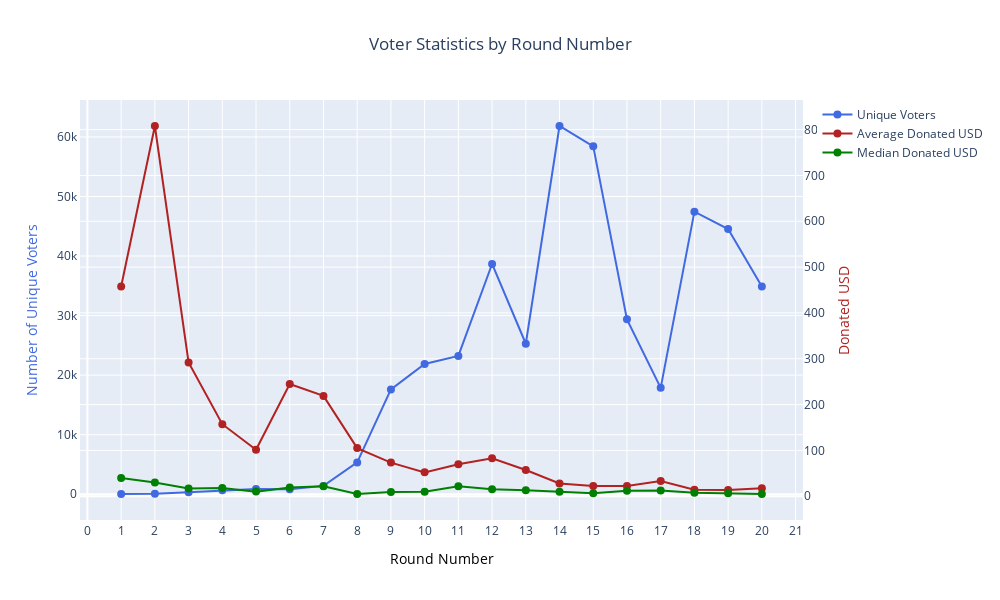

The code cell stored with this chart in its notebook:
### Code cell
import plotly.graph_objects as go

# Group by 'round_num' and calculate the required statistics
round_stats = all_voters.groupby('round_num').agg({
    'voter': 'nunique',
    'donated_usd': ['mean', 'median']
}).reset_index()

# Flatten the MultiIndex columns
round_stats.columns = ['round_num', 'unique_voters', 'average_donated_usd', 'median_donated_usd']

# Create a figure
fig = go.Figure()

# Plot number of unique voters
fig.add_trace(go.Scatter(
    x=round_stats['round_num'], 
    y=round_stats['unique_voters'], 
    mode='lines+markers', 
    name='Unique Voters',
    line=dict(color='royalblue', width=2),
    marker=dict(size=8),
    yaxis='y1'
))

# Plot average donated USD
fig.add_trace(go.Scatter(
    x=round_stats['round_num'], 
    y=round_stats['average_donated_usd'], 
    mode='lines+markers', 
    name='Average Donated USD',
    line=dict(color='firebrick', width=2),
    marker=dict(size=8),
    yaxis='y2'
))

# Plot median donated USD
fig.add_trace(go.Scatter(
    x=round_stats['round_num'], 
    y=round_stats['median_donated_usd'], 
    mode='lines+markers', 
    name='Median Donated USD',
    line=dict(color='green', width=2),
    marker=dict(size=8),
    yaxis='y2'
))

# Update layout for dual y-axes
fig.update_layout(
    height=600, 
    width=1000, 
    title_text="Voter Statistics by Round Number",
    title_x=0.5,
    xaxis=dict(
        title="Round Number",
        titlefont=dict(size=14, color='black'),
        tickmode='linear',
        showline=True,
    ),
    yaxis=dict(
        title="Number of Unique Voters",
        titlefont=dict(size=14, color='royalblue'),
        showline=True,
        side='left'
    ),
    yaxis2=dict(
        title="Donated USD",
        titlefont=dict(size=14, color='firebrick'),
        overlaying='y',
        side='right'
    )
)

# Show the figure
fig.show()

### Figure 1 — Plotly figure (JSON) as saved in the notebook; plotly's stock layout.template omitted (floating-point values rounded to 4 significant figures)
{"data": [{"line": {"color": "royalblue", "width": 2}, "marker": {"size": 8}, "mode": "lines+markers", "name": "Unique Voters", "type": "scatter", "x": [1, 2, 3, 4, 5, 6, 7, 8, 9, 10, 11, 12, 13, 14, 15, 16, 17, 18, 19, 20], "y": [41, 103, 324, 660, 883, 850, 1401, 5350, 17610, 21870, 23224, 38670, 25271, 61838, 58426, 29369, 17869, 47454, 44534, 34887], "yaxis": "y"}, {"line": {"color": "firebrick", "width": 2}, "marker": {"size": 8}, "mode": "lines+markers", "name": "Average Donated USD", "type": "scatter", "x": [1, 2, 3, 4, 5, 6, 7, 8, 9, 10, 11, 12, 13, 14, 15, 16, 17, 18, 19, 20], "y": [457.6, 807.9, 292.0, 157.3, 101.3, 245.0, 219.0, 105.1, 73.44, 52.14, 70.0, 82.8, 57.17, 27.75, 22.15, 22.63, 33.43, 14.09, 13.54, 17.24], "yaxis": "y2"}, {"line": {"color": "green", "width": 2}, "marker": {"size": 8}, "mode": "lines+markers", "name": "Median Donated USD", "type": "scatter", "x": [1, 2, 3, 4, 5, 6, 7, 8, 9, 10, 11, 12, 13, 14, 15, 16, 17, 18, 19, 20], "y": [40, 30, 17, 18, 10.12, 19, 21.94, 5, 9.024, 10.01, 21.65, 15.45, 13.23, 9.734, 6.377, 12.28, 12.44, 7.483, 6.801, 4.927], "yaxis": "y2"}], "layout": {"height": 600, "title": {"text": "Voter Statistics by Round Number", "x": 0.5}, "width": 1000, "xaxis": {"showline": true, "tickmode": "linear", "title": {"font": {"color": "black", "size": 14}, "text": "Round Number"}}, "yaxis": {"showline": true, "side": "left", "title": {"font": {"color": "royalblue", "size": 14}, "text": "Number of Unique Voters"}}, "yaxis2": {"overlaying": "y", "side": "right", "title": {"font": {"color": "firebrick", "size": 14}, "text": "Donated USD"}}}}
